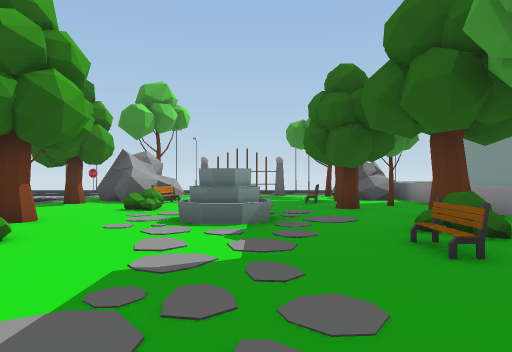
[1] (above)

24 first-person views from a walk through a Unity game level. The camera is 1.4 m above the floor, looks level and sees 70° across. Doors are open. The floor is counted in squares, 2 m on a side. Each view is taken from the middle of a square. On the plan, view 1 faces up. The plan holds only what a view shows up to about 11 squares ahead; the rest is blank. The place goes on beyond the plan. The player character is not drawn. Some surface patterns are stand-ins.

[2]
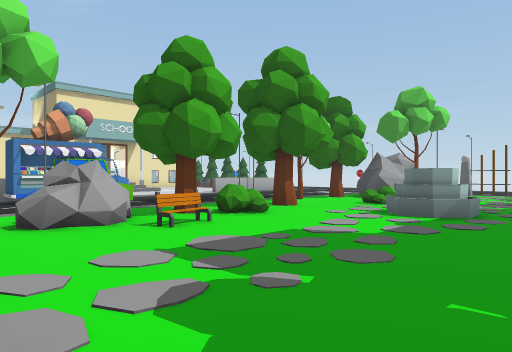

[3]
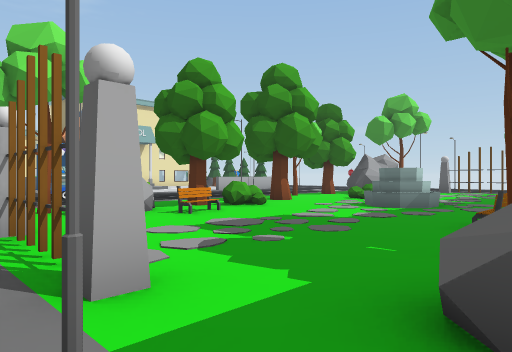

[4]
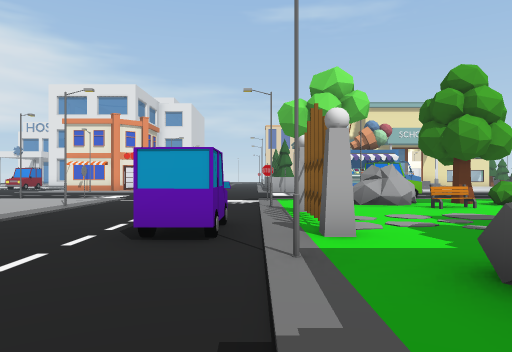

[5]
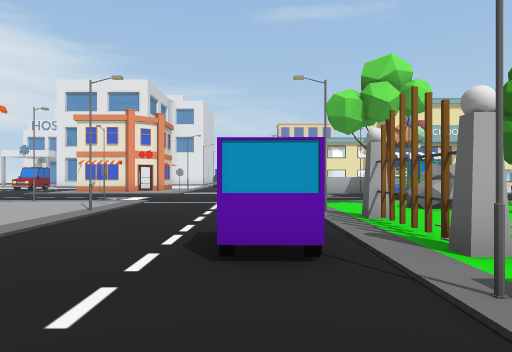

[6]
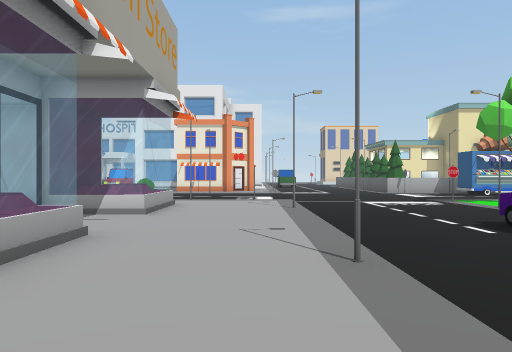

[7]
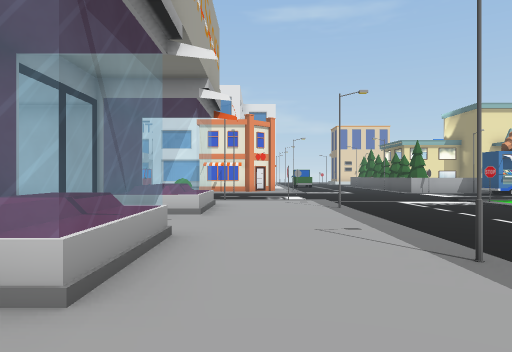

[8]
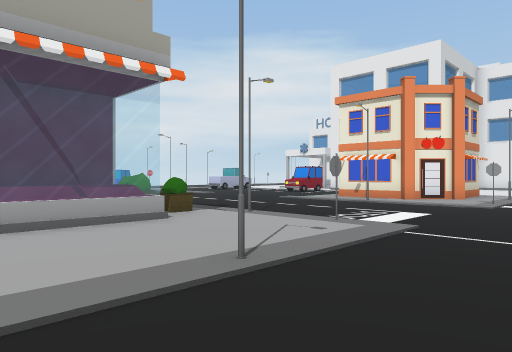

[9]
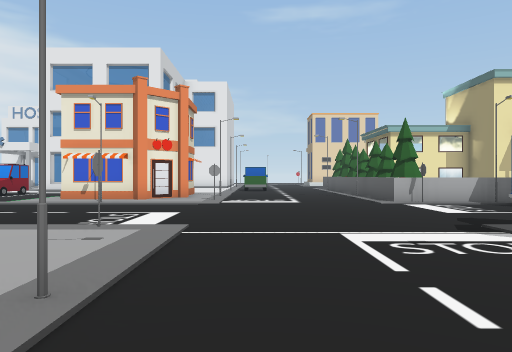

[10]
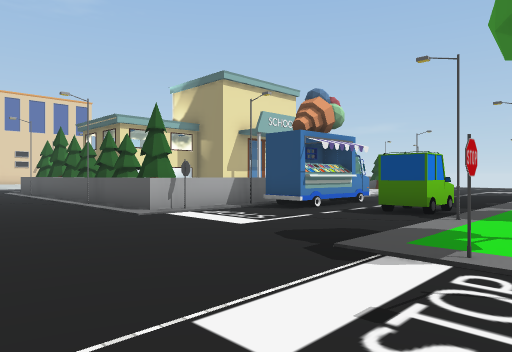

[11]
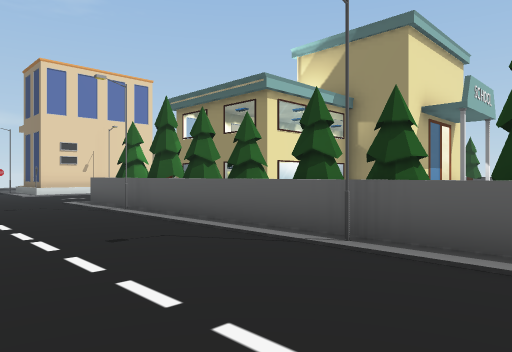

[12]
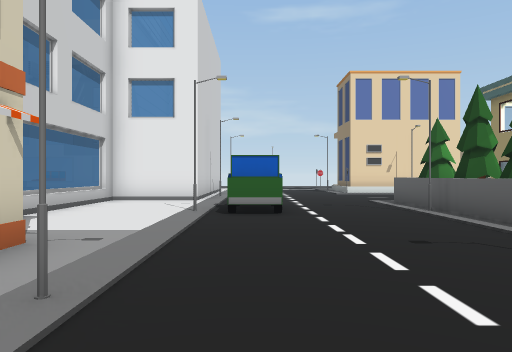

[13]
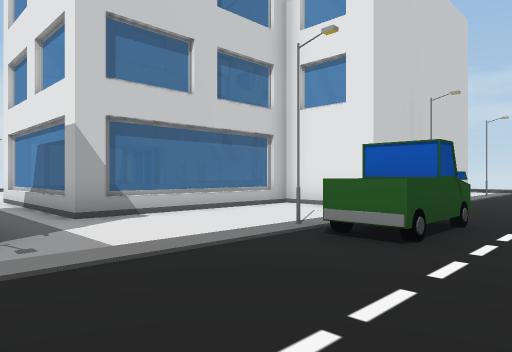

[14]
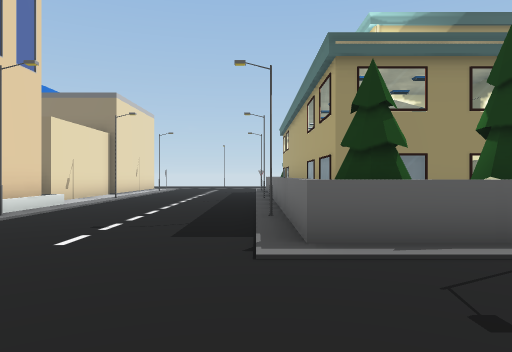

[15]
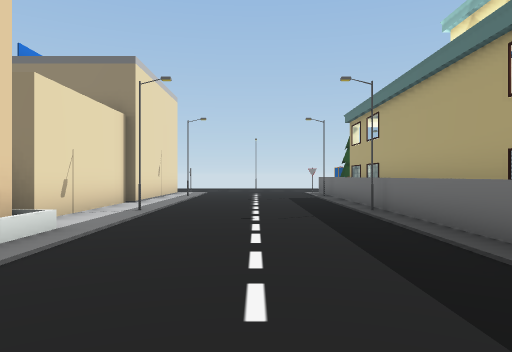

[16]
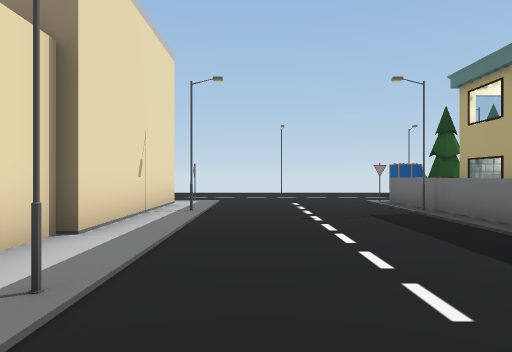

[17]
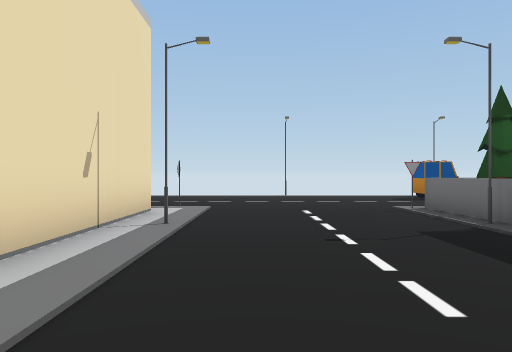

[18]
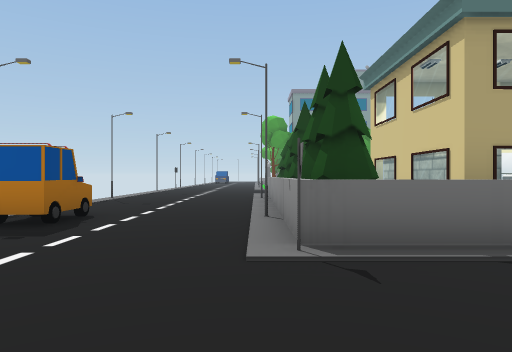

[19]
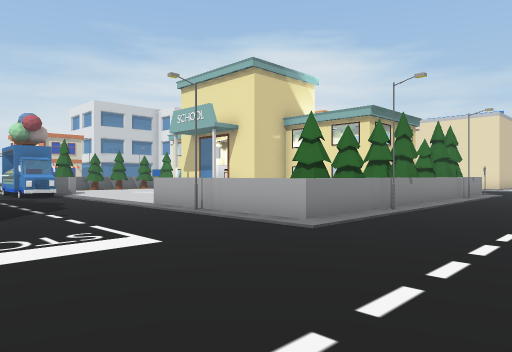

[20]
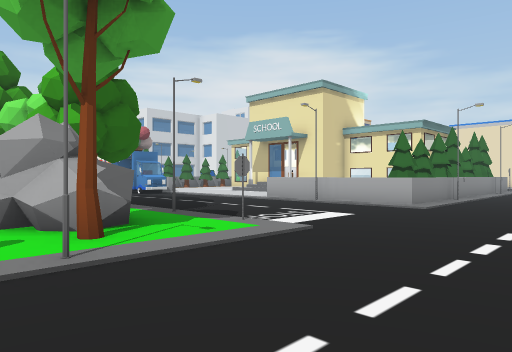

[21]
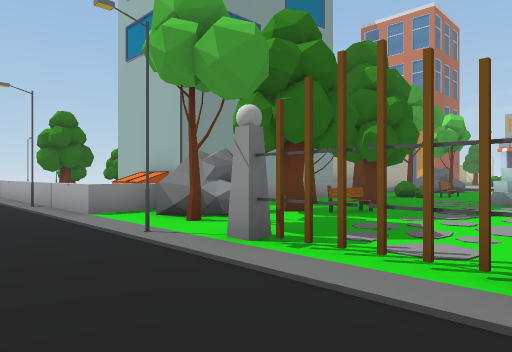

[22]
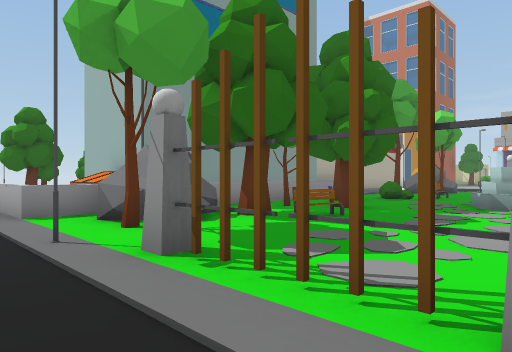

[23]
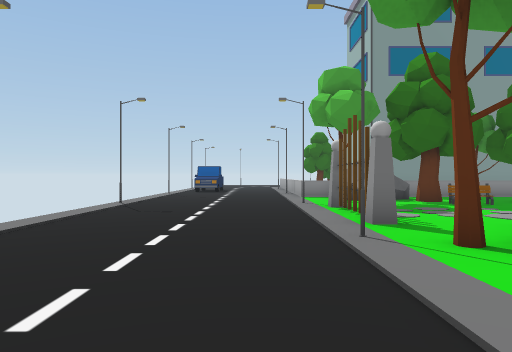

[24]
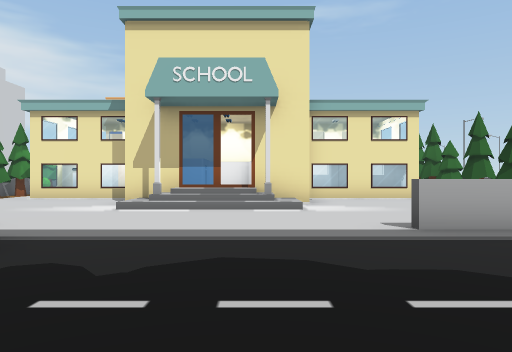

### Floor plan
Key: @ floor where view 1 was taken; # wall or solid block; x gap in a wall; . floor; / step, stairs or slope; D open door; = window, fence, low wall or low ledge; ^ raised ledge; v drop or lower ground; T thing the floor can be seen under or through; O other object.
Columns run from 26 left of view 1 to 5 right of it. Each row starts with its distance up from view 1.
 19              #           vv #
 18         O.....         ........
 17 .......OO.....   .. ...........
 16 ...............................
 15 ................................
 14 #....#......................#...
 13 #.....OOOOOOOOOO....#.OTTTTT.O.O
 12 #.....^        ^......#T.....^#O
 11 #....=#=#=..   ^=...#.##=...##^O
 10 #.....# ##.....^.....###....=..O
  9 #.....=  =...................O.O
  8 #.....#  ###//.......O.=....#..O
  7 ......#   #D//.................O
  6 x....=#  ##D//......#.#..##..#.O
  5 ......#  ###//...............^
  4 ......#  ###//...^....=^....=#
  3 #.....=   =......#.O..x.....=O
  2 #.....#  ##... ^^#.O..x=....O
  1 #....=#=#=...  ^#...#.#......
  0  .....O  ..    O......O...@..#
 -1   ....OOOOOOOOOO=.......####...
 -2    ..................#.#....#...
 -3    .......................OO...
 -4     ..........................
 -5 .......#^.....................
 -6 ..  ...........#.......#....#..
 -7     ##.......x......#...........
 -8      #......###.................
 -9      #====#.  #.#...#.#==..==#.
-10           =.  #......=^^=. =^^
-11           =.  .......##^#= #
-12           =      ... ^#
-13          #=       ..  #
-14          #x           #
-15          x

Positions as (right, up) in squares from view 1, and headings:
1: (0, 0), facing up
2: (2, -1), facing up-left
3: (3, -2), facing up-left
4: (5, -2), facing left
5: (4, -3), facing left
6: (5, -7), facing left
7: (5, -8), facing left
8: (-1, -4), facing down-left
9: (-1, -5), facing left
10: (-4, -5), facing up-left
11: (-11, -5), facing up-left
12: (-11, -5), facing left
13: (-14, -3), facing down-left
14: (-21, -5), facing up
15: (-23, -1), facing up
16: (-24, 4), facing up
17: (-24, 6), facing up
18: (-24, 14), facing right
19: (-6, 17), facing down-left
20: (-2, 17), facing down-left
21: (-2, 16), facing down-right
22: (-2, 15), facing down-right
23: (-7, 15), facing right
24: (-6, 7), facing left
